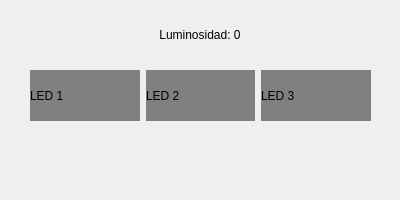
<?xml version="1.0" encoding="UTF-8"?>
<ui version="4.0">
 <class>LEDWindow</class>
 <widget class="QMainWindow" name="LEDWindow">
  <property name="geometry">
   <rect><x>0</x><y>0</y><width>400</width><height>200</height></rect>
  </property>
  <property name="windowTitle">
   <string>Control de LEDs</string>
  </property>
  <widget class="QWidget" name="centralwidget">
   <widget class="QLabel" name="label_lum">
    <property name="geometry"><rect><x>120</x><y>20</y><width>160</width><height>30</height></rect></property>
    <property name="text"><string>Luminosidad: 0</string></property>
    <property name="alignment"><set>Qt::AlignCenter</set></property>
   </widget>
   <widget class="QWidget" name="led_widget" native="true">
    <property name="geometry"><rect><x>30</x><y>70</y><width>341</width><height>51</height></rect></property>
    <layout class="QHBoxLayout" name="horizontalLayout">
     <item><widget class="QLabel" name="led1"><property name="text"><string>LED 1</string></property><property name="styleSheet"><string>background-color: gray;</string></property></widget></item>
     <item><widget class="QLabel" name="led2"><property name="text"><string>LED 2</string></property><property name="styleSheet"><string>background-color: gray;</string></property></widget></item>
     <item><widget class="QLabel" name="led3"><property name="text"><string>LED 3</string></property><property name="styleSheet"><string>background-color: gray;</string></property></widget></item>
    </layout>
   </widget>
  </widget>
 </widget>
 <resources/>
 <connections/>
</ui>
